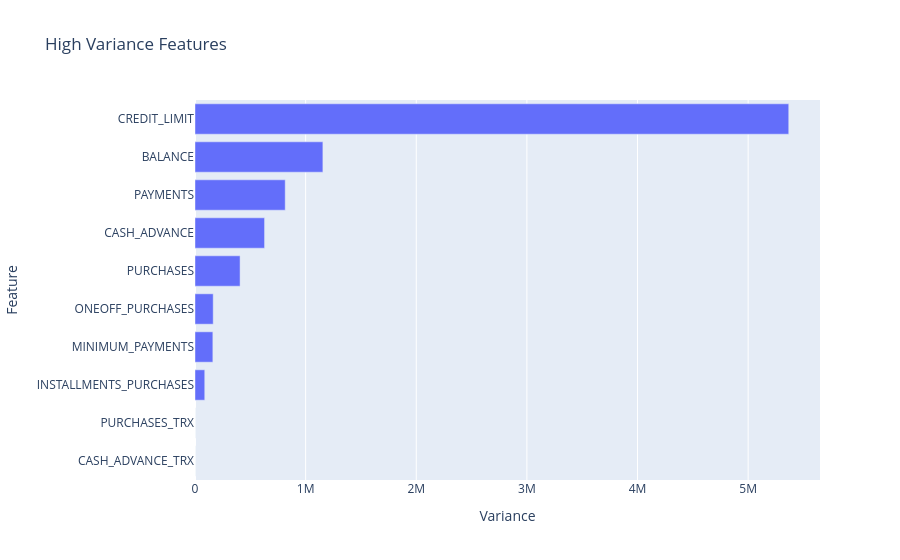

Notebook code cell kept with this figure:
### Markdown cell above
Use plotly express to create a horizontal bar chart of the `top_ten_trim_var`.

### Code cell
# Create horizontal bar chart of the top ten trimmed variance
fig=px.bar(x=top_ten_trim_var,
           y=top_ten_trim_var.index,
           title="High Variance Features"
           )
fig.update_layout(xaxis_title="Variance",yaxis_title="Feature")
fig.show();

### Figure 1 — Plotly figure (JSON) as saved in the notebook; plotly's stock layout.template omitted (floating-point values rounded to 4 significant figures)
{"data": [{"hovertemplate": "x=%{x}<br>y=%{y}<extra></extra>", "legendgroup": "", "marker": {"color": "#636efa", "pattern": {"shape": ""}}, "name": "", "orientation": "h", "showlegend": false, "textposition": "auto", "type": "bar", "x": [6.465, 88.18, 88240.0, 161500.0, 164600.0, 407500.0, 628800.0, 815600.0, 1156000.0, 5367000.0], "xaxis": "x", "y": ["CASH_ADVANCE_TRX", "PURCHASES_TRX", "INSTALLMENTS_PURCHASES", "MINIMUM_PAYMENTS", "ONEOFF_PURCHASES", "PURCHASES", "CASH_ADVANCE", "PAYMENTS", "BALANCE", "CREDIT_LIMIT"], "yaxis": "y"}], "layout": {"barmode": "relative", "legend": {"tracegroupgap": 0}, "title": {"text": "High Variance Features"}, "xaxis": {"anchor": "y", "domain": [0, 1], "title": {"text": "Variance"}}, "yaxis": {"anchor": "x", "domain": [0, 1], "title": {"text": "Feature"}}}}
